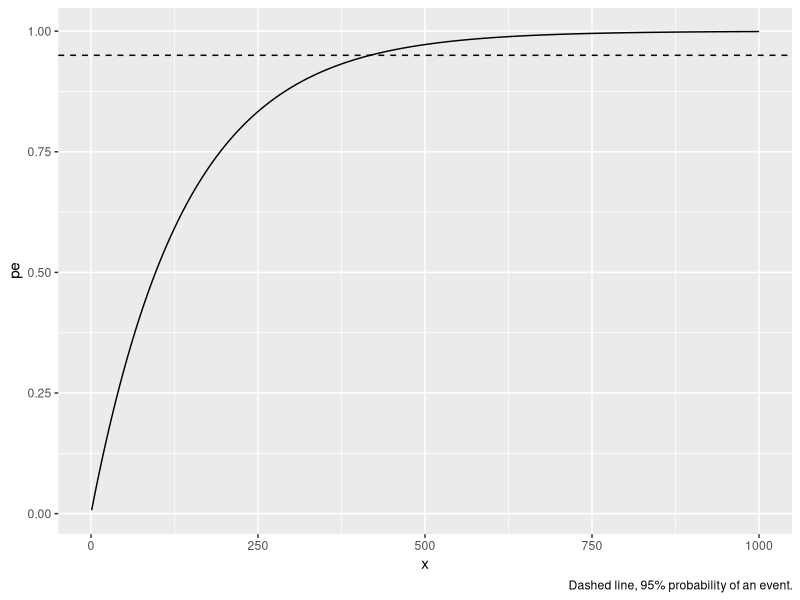
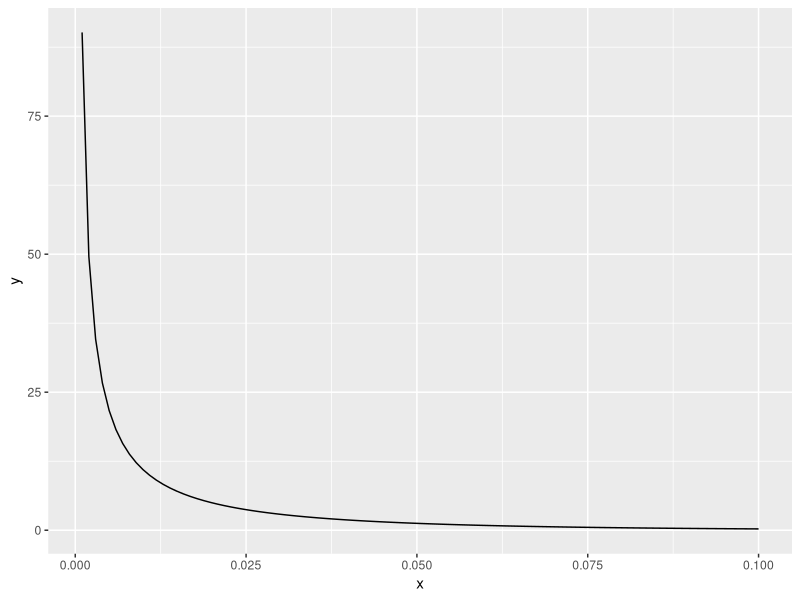
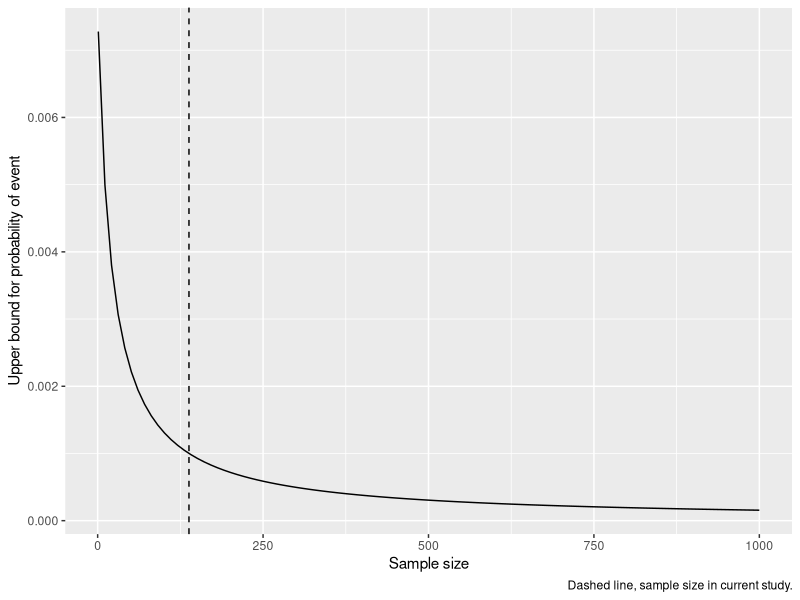

R code for these plots, in order:
#' ---
#' title: "Prevalence of HTLVI/II infection in Estonian population: modeling zero events"
#' output: github_document
#' ---
#' 

#' ## Load libraries.
#+
library(dplyr)
library(ggplot2)

#' ## Rule of three (is next to useless)
#' "... concluded by Ludbrook and Lew (2009) "rule of threes" is "next to useless" and "rule of 3.6" (and 3.7) "have serious limitations – they are grossly inaccurate if the initial sample size is less than 50" and they do not recommend methods (3)-(6), suggesting rather to use proper Bayesian estimators (see below)."
#' citation from https://stats.stackexchange.com/questions/134380/how-to-tell-the-probability-of-failure-if-there-were-no-failures

#' 
#' ### Laplace's rule of succession  
#' 
#' The rule of succession states that the estimated probability of event is (F + 1)/(N + 2). 
#' Where F is the number of events.   
#+ rule-three
F <- 0
N <- 138
p <- (F + 1) / (N + 2)
x <- 1:1000
pe <- 1 - pbinom(0, size = x, prob = p)
ggplot(tibble(x, pe)) +
    geom_line(aes(x, pe, group = 1)) +
    geom_hline(yintercept = 0.95, linetype = "dashed") +
    labs(caption = "Dashed line, 95% probability of an event.")


#' Sample size at 95% probability of an event.
#+
x[near(0.95, pe, tol = 0.0001)]

#' ## Empirical Bayesian estimator   
#' 
#' If we use beta prior with parameters a and b we can use formula (see Razzaghi, 2002):
#' Razzaghi, M. (2002). On the estimation of binomial success probability with zero occurrence in sample. Journal of Modern Applied Statistical Methods, 1(2), 41. http://digitalcommons.wayne.edu/cgi/viewcontent.cgi?article=1673&context=jmasm     

#' Empirical Bayes updating function. Basu et al (1996) recommends a / (a + b + n) with informative prior, when some a priori knowledge is available. 
#+
eb_estimate <- function(x, a, b) {
    a / (a + b + x)
}

#' ### Prior frequencies
#' 
#' Known prior frequencies of HTLVI/II positive subjects in different subpopulations.
#' Blood donors.
bd <- 2 / 1e6
#' Sweden general population.
sw <- 0.2 / 1e5
#' Our data.
we <- list(pos = 0, ntry = 138)
#' IVF patients.
ivf <- 2.3 / 1e4
#' Injecting drug users.
idu <- 3.2 / 100

#' ### Prior parameters
#' 
#' Estimate parameters for prior from beta distribution.
#+ warning=FALSE
obs <- c(bd, sw, ivf, idu)
values <- sample(obs, 1000, replace = TRUE)
set.seed(11)
m <- MASS::fitdistr(values, dbeta, start = list(shape1 = 1, shape2 = 10))

#' Estimated shape parameters.
#+
coef(m)
alpha0 <- m$estimate[1]
beta0 <- m$estimate[2]

#' Plot prior distribution.
#+ eb-prior
bfun <- function(x) dbeta(x, alpha0, beta0)
ggplot(data = tibble(x = 0), mapping = aes(x = x)) + 
    stat_function(fun = bfun) + 
    xlim(0.001, 0.1)

#' Estimate upper bound for range of sample sizes.
#+ eb-estimate
ggplot(data = tibble(x = 0), mapping = aes(x = x)) + 
    stat_function(fun = eb_estimate, args = list(a = alpha0, b = beta0)) + 
    xlim(1, 1000) +
    geom_vline(xintercept = 138, linetype = "dashed") +
    labs(y = "Upper bound for probability of event",
         x = "Sample size",
         caption = "Dashed line, sample size in current study.")
